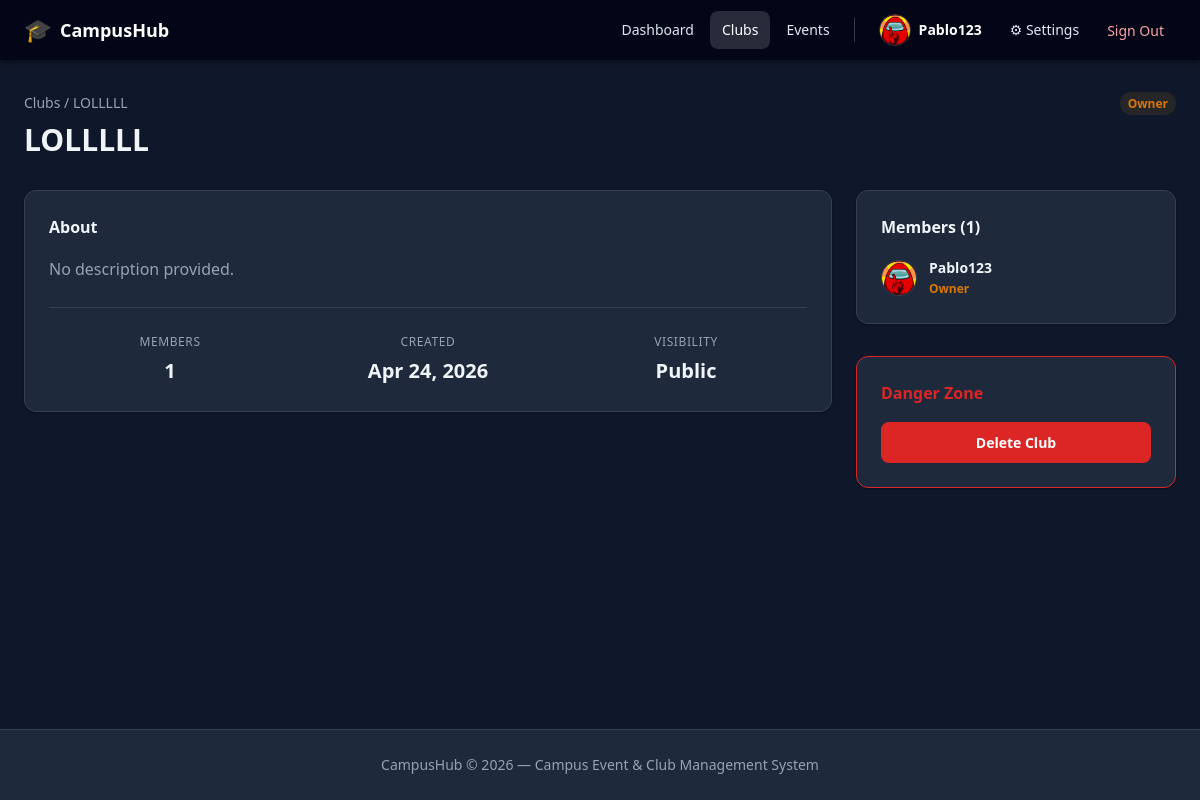
/clubs/4 (signed in), run on the app's committed database.
### app/models/user.py (models this page shows, shortened)
class User(Base):
    __tablename__ = "users"
    id: Mapped[int] = mapped_column(Integer, primary_key=True, index=True)
    username: Mapped[str] = mapped_column(String(50), unique=True, nullable=False, index=True)
    email: Mapped[str] = mapped_column(String(255), unique=True, nullable=False, index=True)
    phone_number: Mapped[str | None] = mapped_column(String(20), nullable=True)
    profile_photo_path: Mapped[str | None] = mapped_column(String(500), nullable=True)
    hashed_password: Mapped[str] = mapped_column(String(255), nullable=False)
    is_active: Mapped[bool] = mapped_column(Boolean, default=True, nullable=False)
    is_admin: Mapped[bool] = mapped_column(Boolean, default=False, nullable=False)
    created_at: Mapped[datetime] = mapped_column(DateTime, server_default=func.now(), nullable=False)
    updated_at: Mapped[datetime] = mapped_column(
        DateTime, server_default=func.now(), onupdate=func.now(), nullable=False
    )
    settings: Mapped["UserSettings"] = relationship(
        "UserSettings", back_populates="user", uselist=False, cascade="all, delete-orphan"
    )
    club_memberships: Mapped[list["ClubMembership"]] = relationship(  # type: ignore[name-defined]
        "ClubMembership", back_populates="user", cascade="all, delete-orphan"
    )
    created_clubs: Mapped[list["Club"]] = relationship(  # type: ignore[name-defined]
        "Club", back_populates="creator", foreign_keys="Club.created_by"
    )
    created_events: Mapped[list["Event"]] = relationship(  # type: ignore[name-defined]
        "Event", back_populates="creator"
    )
    event_attendances: Mapped[list["EventAttendee"]] = relationship(  # type: ignore[name-defined]
        "EventAttendee", back_populates="user", cascade="all, delete-orphan"
    )

### app/models/club.py (models this page shows, shortened)
class Club(Base):
    __tablename__ = "clubs"
    id: Mapped[int] = mapped_column(Integer, primary_key=True, index=True)
    name: Mapped[str] = mapped_column(String(100), unique=True, nullable=False, index=True)
    description: Mapped[str | None] = mapped_column(String(1000), nullable=True)
    is_private: Mapped[bool] = mapped_column(Boolean, default=False, nullable=False)
    created_by: Mapped[int] = mapped_column(
        Integer, ForeignKey("users.id", ondelete="SET NULL"), nullable=True
    )
    created_at: Mapped[datetime] = mapped_column(DateTime, server_default=func.now(), nullable=False)
    updated_at: Mapped[datetime] = mapped_column(
        DateTime, server_default=func.now(), onupdate=func.now(), nullable=False
    )
    creator: Mapped["User"] = relationship(  # type: ignore[name-defined]
        "User", back_populates="created_clubs", foreign_keys=[created_by]
    )
    memberships: Mapped[list["ClubMembership"]] = relationship(
        "ClubMembership", back_populates="club", cascade="all, delete-orphan"
    )
    roles: Mapped[list["ClubRole"]] = relationship(
        "ClubRole", back_populates="club", cascade="all, delete-orphan"
    )
    events: Mapped[list["Event"]] = relationship(  # type: ignore[name-defined]
        "Event", back_populates="club"
    )

class ClubMembership(Base):
    __tablename__ = "club_memberships"
    __table_args__ = (
        UniqueConstraint("user_id", "club_id", name="uq_club_membership"),
    )
    id: Mapped[int] = mapped_column(Integer, primary_key=True, index=True)
    user_id: Mapped[int] = mapped_column(
        Integer, ForeignKey("users.id", ondelete="CASCADE"), nullable=False
    )
    club_id: Mapped[int] = mapped_column(
        Integer, ForeignKey("clubs.id", ondelete="CASCADE"), nullable=False
    )
    role_id: Mapped[int | None] = mapped_column(
        Integer, ForeignKey("club_roles.id", ondelete="SET NULL"), nullable=True
    )
    joined_at: Mapped[datetime] = mapped_column(DateTime, server_default=func.now(), nullable=False)
    is_approved: Mapped[bool] = mapped_column(Boolean, default=True, nullable=False)
    user: Mapped["User"] = relationship("User", back_populates="club_memberships")  # type: ignore[name-defined]
    club: Mapped["Club"] = relationship("Club", back_populates="memberships")
    role: Mapped["ClubRole | None"] = relationship("ClubRole", back_populates="memberships")

class ClubRole(Base):
    __tablename__ = "club_roles"
    id: Mapped[int] = mapped_column(Integer, primary_key=True, index=True)
    club_id: Mapped[int] = mapped_column(
        Integer, ForeignKey("clubs.id", ondelete="CASCADE"), nullable=False
    )
    name: Mapped[str] = mapped_column(String(50), nullable=False)
    description: Mapped[str | None] = mapped_column(String(255), nullable=True)
    can_manage_members: Mapped[bool] = mapped_column(Boolean, default=False, nullable=False)
    can_create_events: Mapped[bool] = mapped_column(Boolean, default=False, nullable=False)
    can_edit_club: Mapped[bool] = mapped_column(Boolean, default=False, nullable=False)
    is_default: Mapped[bool] = mapped_column(Boolean, default=False, nullable=False)
    club: Mapped["Club"] = relationship("Club", back_populates="roles")
    memberships: Mapped[list["ClubMembership"]] = relationship(
        "ClubMembership", back_populates="role"
    )

### app/routers/clubs.py (the view)
@router.get("/{club_id}", response_class=HTMLResponse)
async def club_detail(
    club_id: int,
    request: Request,
    db: Session = Depends(get_db),
    current_user: User = Depends(get_current_user),
):
    club = club_service.get_club_by_id(db, club_id)
    if not club:
        _flash(request, "Club not found.", "error")
        return RedirectResponse(url="/clubs", status_code=302)
    membership = club_service.get_membership(db, current_user.id, club_id)
    is_owner = club_service.is_club_owner(db, current_user.id, club_id)
    can_manage = club_service.can_manage_members(db, current_user.id, club_id)
    from app.models.club import ClubMembership
    memberships = (
        db.query(ClubMembership)
        .filter(ClubMembership.club_id == club_id, ClubMembership.is_approved == True)
        .all()
    )
    return templates.TemplateResponse(
        request,
        "clubs/detail.html",
        {
            "club": club,
            "current_user": current_user,
            "membership": membership,
            "is_owner": is_owner,
            "can_manage": can_manage,
            "memberships": memberships,
        },
    )

### app/templates/clubs/detail.html (shortened to what this page needs)
{% extends "base.html" %}
{% block content %}
<div class="page-header">
    <div>
        <div class="breadcrumb"><a href="/clubs" class="link">Clubs</a> / {{ club.name }}</div>
        <h1 class="page-title">{{ club.name }}</h1>
    </div>
    <div class="header-actions">
        {% if membership and membership.is_approved %}
            {% if is_owner %}
            <span class="badge badge-owner">Owner</span>
            {% else %}
            <form action="/clubs/{{ club.id }}/leave" method="post" onsubmit="return confirm('Leave {{ club.name }}?')">
                <button type="submit" class="btn btn-outline btn-danger">Leave Club</button>
            </form>
            {% endif %}
        {% elif membership and not membership.is_approved %}
            <span class="badge badge-muted">Pending Approval</span>
        {% else %}
            <form action="/clubs/{{ club.id }}/join" method="post">
                <button type="submit" class="btn btn-primary">
                    {{ 'Request to Join' if club.is_private else 'Join Club' }}
                </button>
            </form>
        {% endif %}
    </div>
</div>
<div class="detail-grid">
    <div class="detail-main">
        <div class="card">
            <div class="card-body">
                <h2 class="card-section-title">About</h2>
                {% if club.description %}
                <p class="club-description">{{ club.description }}</p>
                {% else %}
                <p class="muted">No description provided.</p>
                {% endif %}
                <div class="info-grid">
                    <div class="info-item">
                        <span class="info-label">Members</span>
                        <span class="info-value">{{ club.member_count }}</span>
                    </div>
                    <div class="info-item">
                        <span class="info-label">Created</span>
                        <span class="info-value">{{ club.created_at.strftime('%b %d, %Y') }}</span>
                    </div>
                    <div class="info-item">
                        <span class="info-label">Visibility</span>
                        <span class="info-value">{{ 'Private' if club.is_private else 'Public' }}</span>
                    </div>
                </div>
            </div>
        </div>
    </div>
    <aside class="detail-sidebar">
        <div class="card">
            <div class="card-body">
                <h2 class="card-section-title">Members ({{ memberships | length }})</h2>
                <ul class="member-list">
                    {% for m in memberships %}
                    <li class="member-item">
                        <div class="member-info">
                            {% if m.user.profile_photo_url %}
                            <img src="{{ m.user.profile_photo_url }}" alt="{{ m.user.username }} profile photo" class="member-avatar member-avatar-image" />
                            {% else %}
                            <span class="member-avatar">{{ m.user.username[0].upper() }}</span>
                            {% endif %}
                            <div>
                                <span class="member-name">{{ m.user.username }}</span>
                                {% if m.role %}
                                <span class="member-role {% if m.role.name == 'Owner' %}role-owner{% endif %}">
                                    {{ m.role.name }}
                                </span>
                                {% endif %}
                            </div>
                        </div>
                    </li>
                    {% endfor %}
                </ul>
            </div>
        </div>
        {% if is_owner %}
        <div class="card card-danger" style="margin-top: 1rem;">
            <div class="card-body">
                <h3 class="card-section-title">Danger Zone</h3>
                <form action="/clubs/{{ club.id }}/delete" method="post"
                      onsubmit="return confirm('Permanently delete {{ club.name }}? This cannot be undone.')">
                    <button type="submit" class="btn btn-danger btn-full">Delete Club</button>
                </form>
            </div>
        </div>
        {% endif %}
    </aside>
</div>
{% endblock %}

### app/templates/base.html (shortened to what this page needs)
<!DOCTYPE html>
<html lang="{{ current_user.settings.language if current_user and current_user.settings else 'en' }}"
      data-theme="{{ current_user.settings.theme if current_user and current_user.settings else 'light' }}"
      data-text-size="{{ current_user.settings.text_size if current_user and current_user.settings else 'medium' }}">
<head>
    <link rel="stylesheet" href="/static/css/style.css" />
</head>
<body>
<nav class="navbar">
    <div class="navbar-brand">
        <a href="/" class="brand-link">
            <span class="brand-icon">🎓</span>
            <span class="brand-name">CampusHub</span>
        </a>
    </div>
    {% if current_user %}
    <div class="navbar-menu" id="navMenu">
        <a href="/" class="nav-link {% if request.url.path == '/' %}active{% endif %}">Dashboard</a>
        <a href="/clubs" class="nav-link {% if request.url.path.startswith('/clubs') %}active{% endif %}">Clubs</a>
        <a href="/events" class="nav-link {% if request.url.path.startswith('/events') %}active{% endif %}">Events</a>
        <div class="nav-user">
            {% if current_user.profile_photo_url %}
            <img src="{{ current_user.profile_photo_url }}" alt="{{ current_user.username }} profile photo" class="nav-avatar" />
            {% else %}
            <span class="member-avatar nav-avatar-fallback">{{ current_user.username[0].upper() }}</span>
            {% endif %}
            <span class="nav-username">{{ current_user.username }}</span>
        </div>
        <a href="/settings" class="nav-link {% if request.url.path.startswith('/settings') %}active{% endif %}">⚙ Settings</a>
        <form action="/auth/logout" method="post" class="nav-logout-form">
            <button type="submit" class="nav-link btn-logout">Sign Out</button>
        </form>
    </div>
    {% else %}
    <div class="navbar-menu">
        <a href="/auth/login" class="nav-link">Log In</a>
        <a href="/auth/register" class="btn btn-primary">Sign Up</a>
    </div>
    {% endif %}
</nav>
{% set flash = request.session.pop("flash", None) if request.session else None %}
<main class="main-content">
    {% block content %}{% endblock %}
</main>
<footer class="footer">
    <p>CampusHub &copy; 2026 &mdash; Campus Event &amp; Club Management System</p>
</footer>
</body>
</html>

### data on the page
User: profile_photo_url (picture), username "Pablo123"
Club: name "LOLLLLL", created_at "Apr 24, 2026", is_private "Public"
ClubMembership: member_count "1", user.profile_photo_url (picture), user.username "Pablo123", role.name "Owner"

### other printed values
{{ memberships | length }} "1"
